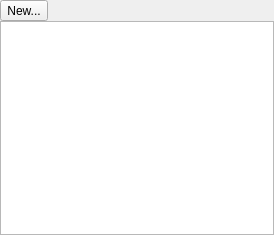
<?xml version="1.0" encoding="UTF-8"?>
<ui version="4.0">
 <class>ToolChainFrame</class>
 <widget class="QWidget" name="ToolChainFrame">
  <property name="geometry">
   <rect>
    <x>0</x>
    <y>0</y>
    <width>274</width>
    <height>235</height>
   </rect>
  </property>
  <property name="windowTitle">
   <string>Form</string>
  </property>
  <layout class="QVBoxLayout" name="verticalLayout">
   <property name="spacing">
    <number>0</number>
   </property>
   <property name="leftMargin">
    <number>0</number>
   </property>
   <property name="topMargin">
    <number>0</number>
   </property>
   <property name="rightMargin">
    <number>0</number>
   </property>
   <property name="bottomMargin">
    <number>0</number>
   </property>
   <item>
    <widget class="QToolButton" name="NewButton">
     <property name="text">
      <string>New...</string>
     </property>
    </widget>
   </item>
   <item>
    <widget class="QTableView" name="TableView">
     <property name="contextMenuPolicy">
      <enum>Qt::CustomContextMenu</enum>
     </property>
     <property name="lineWidth">
      <number>0</number>
     </property>
     <property name="editTriggers">
      <set>QAbstractItemView::NoEditTriggers</set>
     </property>
     <property name="selectionMode">
      <enum>QAbstractItemView::ExtendedSelection</enum>
     </property>
     <property name="selectionBehavior">
      <enum>QAbstractItemView::SelectRows</enum>
     </property>
     <attribute name="horizontalHeaderHighlightSections">
      <bool>false</bool>
     </attribute>
     <attribute name="horizontalHeaderStretchLastSection">
      <bool>true</bool>
     </attribute>
     <attribute name="verticalHeaderHighlightSections">
      <bool>false</bool>
     </attribute>
    </widget>
   </item>
  </layout>
   <action name="RemoveAction">
     <property name="text">
       <string>Remove</string>
     </property>
     <property name="toolTip">
       <string>Remove selected</string>
     </property>
   </action>
   <action name="SetAction">
     <property name="text">
       <string>Edit...</string>
     </property>
     <property name="toolTip">
       <string>Edit parameters</string>
     </property>
   </action>
 </widget>
 <resources/>
 <connections/>
</ui>
